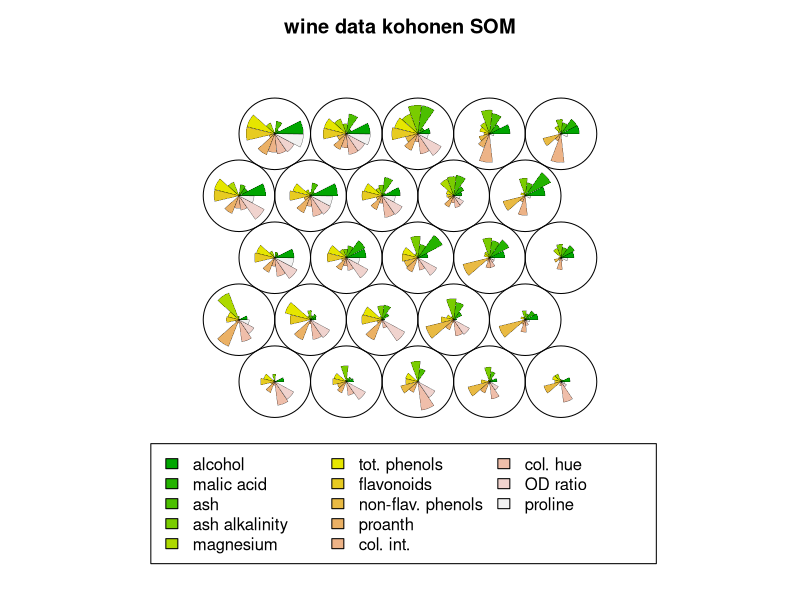
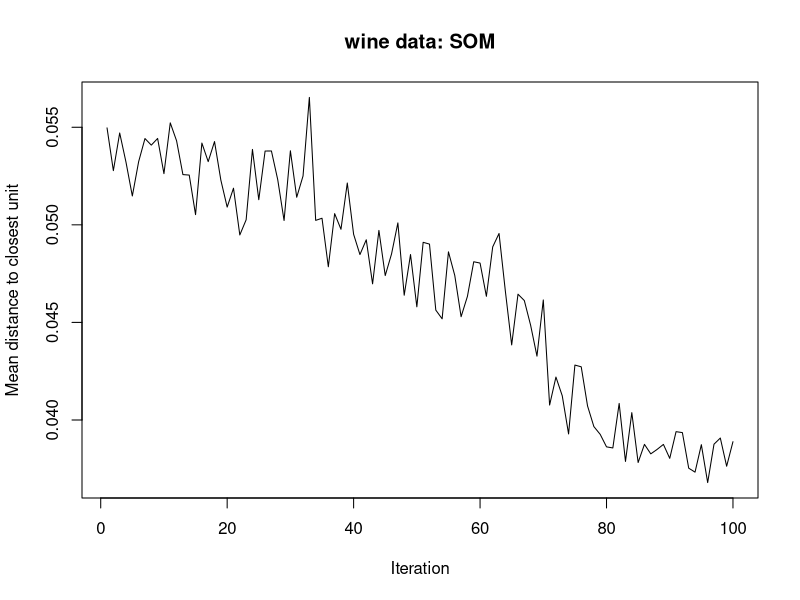

Write R code to recreate these figures, in order.
library(kohonen)
data("wines")
set.seed(1)
som.wines=som(scale(wines),grid=somgrid(5,5,"hexagonal"))
dim(getCodes(som.wines))
plot(som.wines,main = "wine data kohonen SOM")
graphics.off()
par(mfrow=c(1,1))
plot(som.wines,type = "changes",main = "wine data: SOM")
training<-sample(nrow(wines),150)#设置从1-150的随机数
Xtraining=scale(wines[training,])
Xtest=scale(wines[-training,],center = attr(Xtraining,"scaled:center"),
            scale = attr(Xtraining,"scaled:scale"))
trainingdata=list(measurements=Xtraining,vintages=vintages[training])   
testdata=list(measurements=Xtest,vintages=vintages[-training])
mygrid=somgrid(5,5,"hexagonal")
model=supersom(trainingdata,grid = mygrid)
som.prediction=predict(model,testdata)
table(vintages[-training],som.prediction$predictions[["vintages"]])
